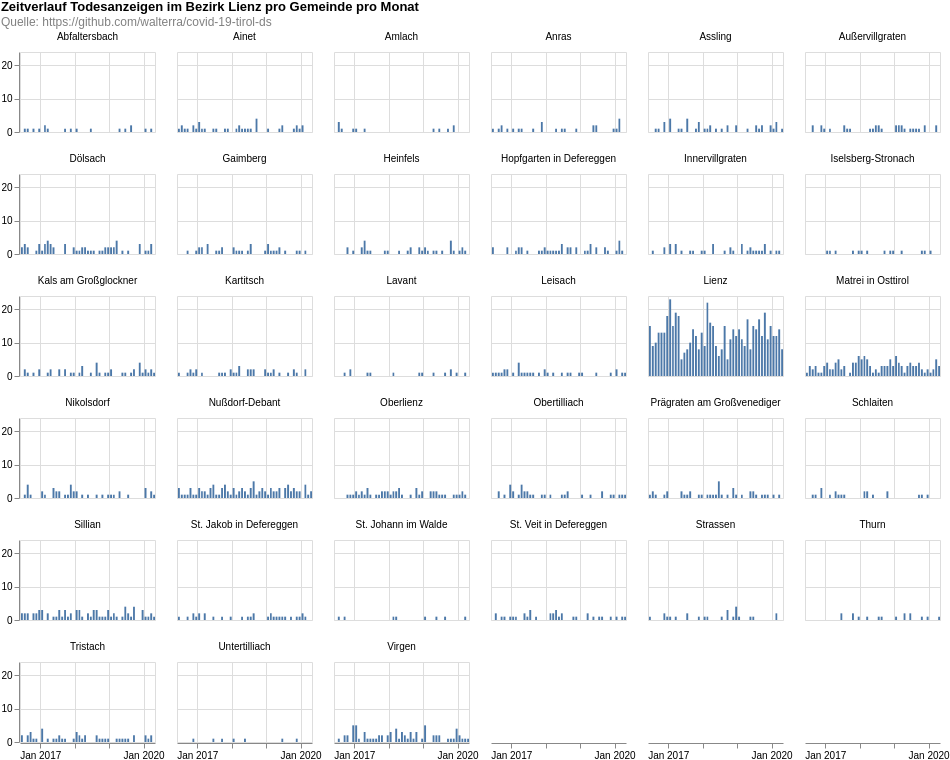

Express this chart as Vega-Lite.
### Vega-Lite specification from a JSON file in a GitHub repository (floating-point values rounded to 4 significant figures; data arrays with more than 128 entries replaced by an {"elided": "..."} marker saying what was removed)
{"$schema": "https://vega.github.io/schema/vega-lite/v4.8.1.json", "columns": 6, "config": {"view": {"continuousHeight": 300, "continuousWidth": 400}}, "data": {"name": "data-b264f6652957518bcacd63acc4da7e72"}, "datasets": {"data-b264f6652957518bcacd63acc4da7e72": {"elided": "1728 records"}}, "facet": {"field": "municipaly", "title": null, "type": "nominal"}, "padding": 0, "spec": {"layer": [{"encoding": {"tooltip": [{"field": "date", "timeUnit": "yearmonth", "type": "temporal"}, {"aggregate": "sum", "field": "count", "type": "quantitative"}], "x": {"field": "date", "timeUnit": "yearmonth", "title": null, "type": "temporal"}, "y": {"aggregate": "sum", "field": "count", "title": null, "type": "quantitative"}}, "height": 80, "mark": "bar", "width": 135}]}, "title": {"color": "black", "subtitle": ["Quelle: https://github.com/walterra/covid-19-tirol-ds"], "subtitleColor": "gray", "text": ["Zeitverlauf Todesanzeigen im Bezirk Lienz pro Gemeinde pro Monat"]}}
